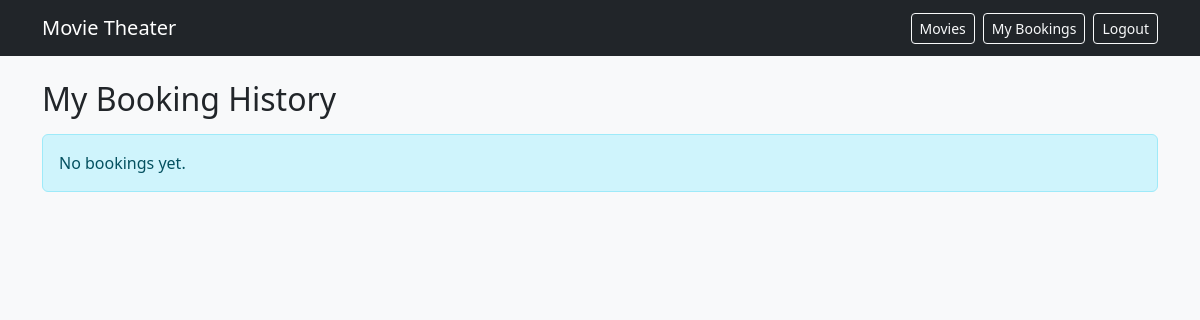
Page /my-bookings/ (signed in) on the earlier database version.
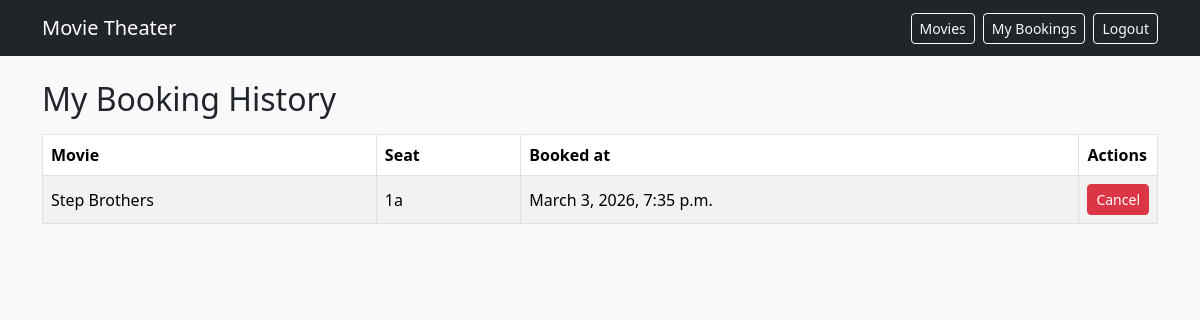
Same page on the later database version.
### bookings/models.py (models this page shows, shortened)
class Booking(models.Model):
    movie = models.ForeignKey(Movie, on_delete=models.CASCADE, related_name="bookings")
    seat = models.OneToOneField(Seat, on_delete=models.CASCADE)  # one seat can have one booking
    user = models.ForeignKey(User, on_delete=models.CASCADE, related_name="bookings")
    booking_date = models.DateTimeField(auto_now_add=True)

class Movie(models.Model):
    title = models.CharField(max_length=200)
    description = models.TextField()
    release_date = models.DateField()
    duration = models.IntegerField()  # minutes

class Seat(models.Model):
    movie = models.ForeignKey(Movie, on_delete=models.CASCADE, related_name="seats", null=True, blank=True)
    seat_number = models.CharField(max_length=10)
    is_booked = models.BooleanField(default=False)
    class Meta:
        constraints = [
            models.UniqueConstraint(fields=["movie", "seat_number"], name="unique_seat_per_movie")
        ]

### bookings/views.py (the view)
# urls.py: path("my-bookings/", booking_history_page, name="booking_history"),
@login_required
def booking_history_page(request):
    bookings = (
        Booking.objects.filter(user=request.user)
        .select_related("movie", "seat")
        .order_by("-booking_date")
    )
    return render(request, "bookings/booking_history.html", {"bookings": bookings})

### bookings/templates/bookings/booking_history.html (shortened to what this page needs)
{% extends "bookings/base.html" %}
{% block content %}
  <h2 class="mb-3">My Booking History</h2>
  {% if bookings %}
    <div class="table-responsive">
      <table class="table table-striped table-bordered align-middle bg-white">
        <thead>
          <tr>
            <th>Movie</th>
            <th>Seat</th>
            <th>Booked at</th>
            <th style="width: 1%;">Actions</th>
          </tr>
        </thead>
        <tbody>
          {% for booking in bookings %}
            <tr>
              <td>{{ booking.movie.title }}</td>
              <td>{{ booking.seat.seat_number }}</td>
              <td>{{ booking.booking_date }}</td>
              <td class="text-nowrap">
                <form method="post" action="{% url 'cancel_booking' booking.id %}" class="d-inline">
                  <button type="submit" class="btn btn-danger btn-sm">Cancel</button>
                </form>
              </td>
            </tr>
          {% endfor %}
        </tbody>
      </table>
    </div>
  {% else %}
    <div class="alert alert-info">No bookings yet.</div>
  {% endif %}
{% endblock %}

Differences in the rows shown:
added Booking: movie "Step Brothers", seat.seat_number "1a", booking_date "March 3, 2026, 7:35 p.m."
Other differences:
text no longer shown: "No bookings yet."
text now shown: "Movie Seat Booked at Actions"
